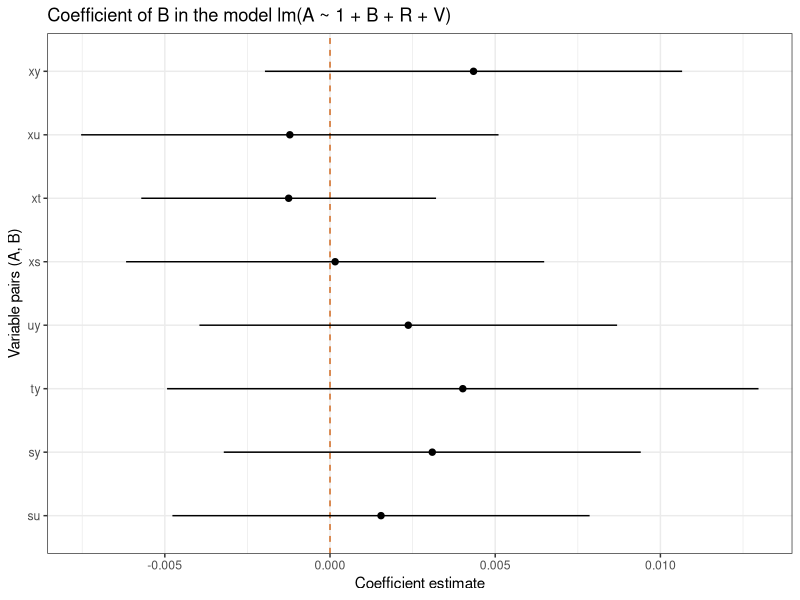
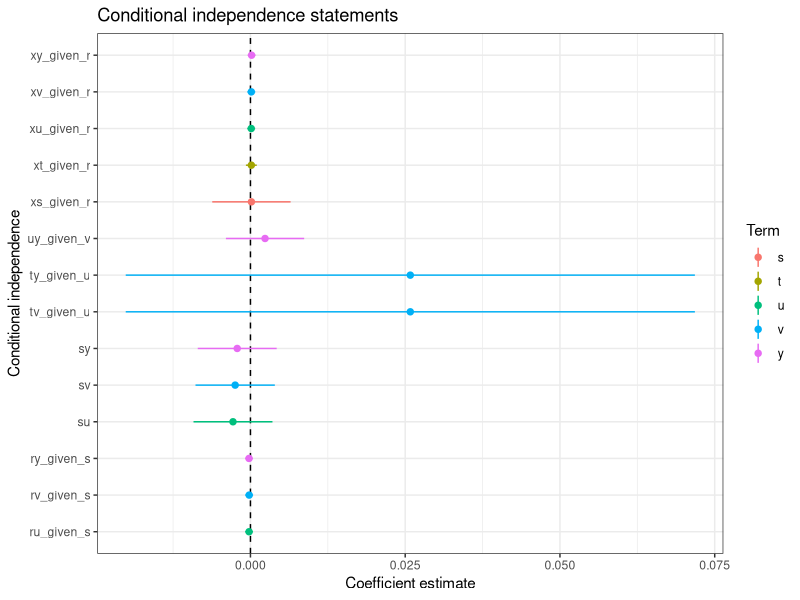
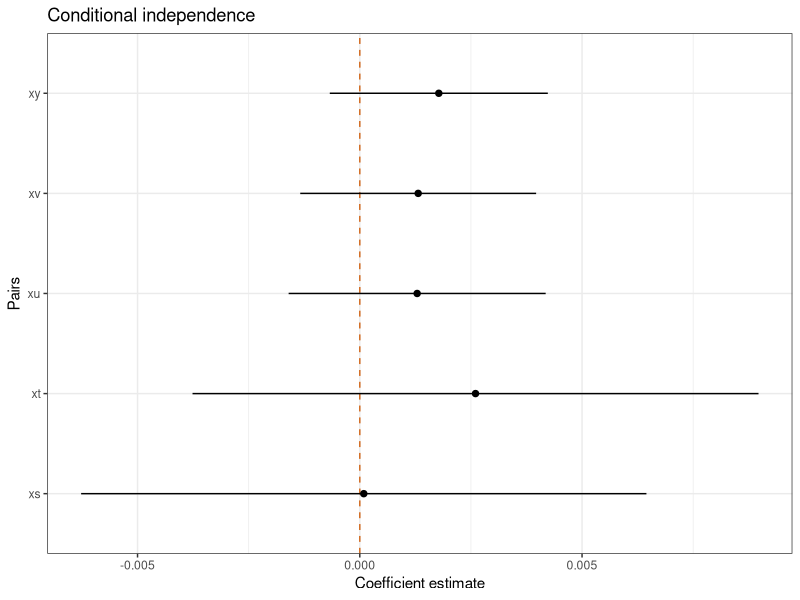
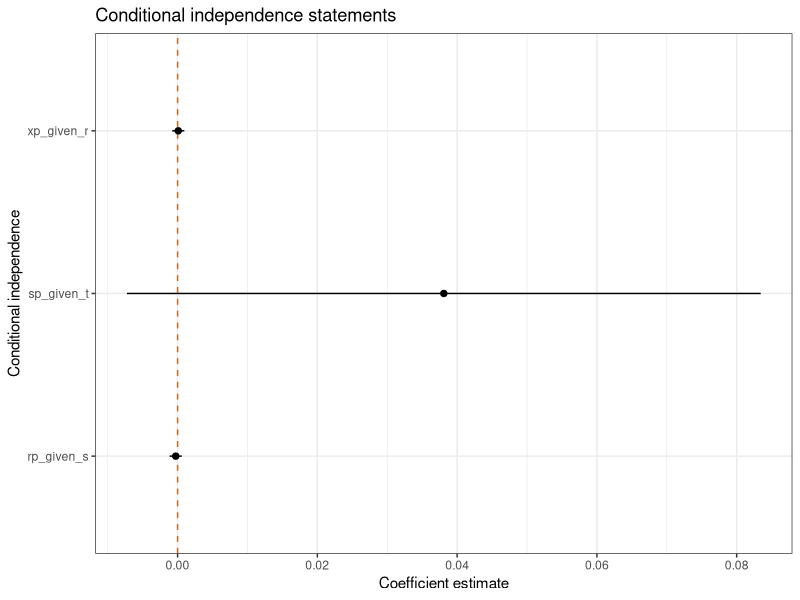
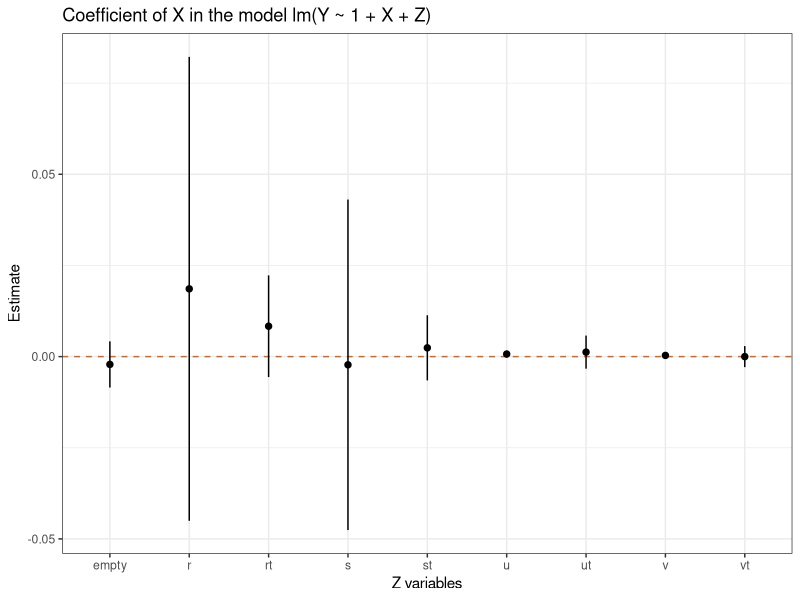
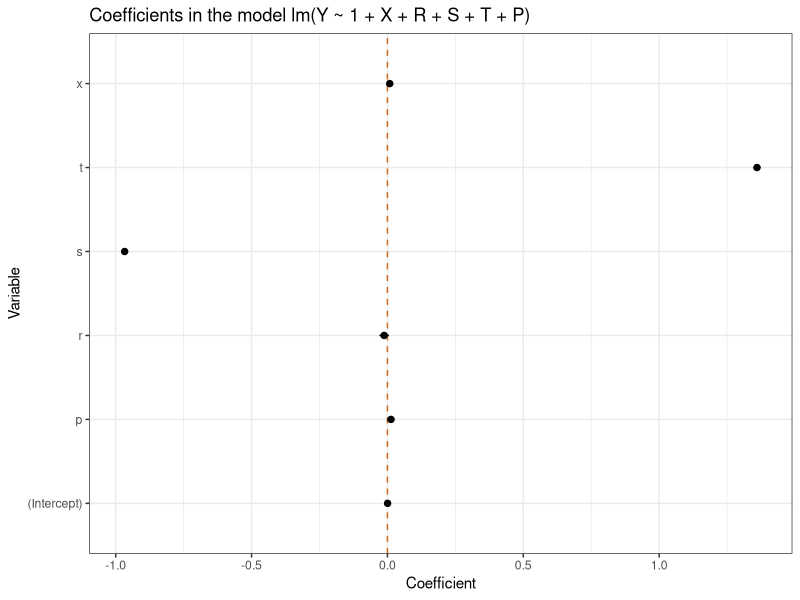

Here is the R script that generated these plots, in order:
## ---- chunk 1
knitr::opts_chunk$set(
  echo = TRUE,
  comment = NA,
  message = FALSE,
  warning = FALSE,
  error = TRUE,
  # cache = TRUE,
  dev = "svglite"
)

library(tidyverse)
library(scales)
library(kableExtra)

theme_set(theme_bw())
 
## ---- chunk 2
set.seed(844909)

N <- 100000

df <- tibble(
  x = rnorm(N, 0, 1),
  r = x + rnorm(N, 0, 0.1),
  s = r + rnorm(N, 0, 0.1),
  v = rnorm(N, 0, 1),
  y = v + rnorm(N, 0, 0.1),
  u = v + rnorm(N, 0, 0.1),
  t = sqrt(0.5) * s + sqrt(0.5) * u + rnorm(N, 0, 0.1),
  p = t + rnorm(N, 0, 0.1)
)
## ---- chunk 3
part_a <- list(
    xs = formula(x ~ 1 + r + v + s),
    xt = formula(x ~ 1 + r + v + t),
    xu = formula(x ~ 1 + r + v + u),
    xy = formula(x ~ 1 + r + v + y),
    su = formula(s ~ 1 + r + v + u),
    sy = formula(s ~ 1 + r + v + y),
    ty = formula(t ~ 1 + r + v + y),
    uy = formula(u ~ 1 + r + v + y)
  ) %>% 
  map(lm, df) %>% 
  map_dfr(broom::tidy, .id = 'model') %>% 
  filter(!(term %in% c('(Intercept)', 'r', 'v'))) %>%
  transmute(
    model,
    term,
    lower = estimate - 2 * std.error, 
    estimate,
    upper = estimate + 2 * std.error
  ) 
## ---- chunk 4
part_a %>% 
  arrange(desc(term), model) %>% 
  ggplot() +
  aes(x = model, ymin = lower, y = estimate, ymax = upper) +
  geom_hline(yintercept = 0, linetype = 'dashed', colour = 'chocolate') +
  geom_pointrange(size = 0.3) +
  labs(
    x = 'Variable pairs (A, B)',
    y = 'Coefficient estimate',
    title = 'Coefficient of B in the model lm(A ~ 1 + B + R + V)'
  ) +
  coord_flip()

## ---- chunk 5
part_b <- list(
    xs_given_r = formula(x ~ 1 + s + r),
    xt_given_r = formula(x ~ 1 + t + r),
    xu_given_r = formula(x ~ 1 + u + r),
    xv_given_r = formula(x ~ 1 + v + r),
    xy_given_r = formula(x ~ 1 + y + r),
    rt_given_s = formula(r ~ 1 + r + s),
    ru_given_s = formula(r ~ 1 + u + s),
    rv_given_s = formula(r ~ 1 + v + s),
    ry_given_s = formula(r ~ 1 + y + s),
    su = formula(s ~ 1 + u),
    sv = formula(s ~ 1 + v),
    sy = formula(s ~ 1 + y),
    tv_given_u = formula(t ~ 1 + v + u),
    ty_given_u = formula(t ~ 1 + v + u),
    uy_given_v = formula(u ~ 1 + y + v)
  ) %>% 
  map(lm, df) %>% 
  map_dfr(broom::tidy, .id = 'model') %>% 
  filter(term != '(Intercept)') %>% 
  transmute(
    model,
    term,
    lower = estimate - 2 * std.error, 
    estimate,
    upper = estimate + 2 * std.error
  ) 
## ---- chunk 6
part_b %>% 
  filter(upper < 0.5) %>% 
  ggplot() +
  aes(x = model, ymin = lower, y = estimate, ymax = upper, colour = term) +
  geom_hline(yintercept = 0, linetype = 'dashed') +
  geom_pointrange(size = 0.3) +
  labs(
    x = 'Conditional independence',
    y = 'Coefficient estimate',
    title = 'Conditional independence statements',
    colour = 'Term'
  ) +
  coord_flip() +
  # facet_grid(model ~ term) +
  NULL

## ---- chunk 7
part_c <- list(
    xs = formula(x ~ 1 + r + p + s),
    xt = formula(x ~ 1 + r + p + t),
    xu = formula(x ~ 1 + r + p + u),
    xv = formula(x ~ 1 + r + p + v),
    xy = formula(x ~ 1 + r + p + y)
  ) %>% 
  map(lm, df) %>% 
  map_dfr(broom::tidy, .id = 'model') %>% 
  filter(term != '(Intercept)', term != 'r', term != 'p') %>% 
  transmute(
    model,
    term,
    lower = estimate - 2 * std.error, 
    estimate,
    upper = estimate + 2 * std.error
  ) 
## ---- chunk 8
part_c %>% 
  filter(upper < 0.5) %>% 
  ggplot() +
  aes(x = model, ymin = lower, y = estimate, ymax = upper) +
  geom_hline(yintercept = 0, linetype = 'dashed', colour = 'chocolate') +
  geom_pointrange(size = 0.3) +
  labs(
    x = 'Pairs',
    y = 'Coefficient estimate',
    title = 'Conditional independence'
  ) +
  coord_flip() +
  # facet_grid(model ~ term) +
  NULL

## ---- chunk 9
part_d <- list(
    xp_given_r = formula(x ~ 1 + p + r),
    rp_given_s = formula(r ~ 1 + p + s),
    sp_given_t = formula(s ~ 1 + p + t)
  ) %>% 
  map(lm, df) %>% 
  map_dfr(broom::tidy, .id = 'model') %>% 
  filter(term == 'p') %>% 
  transmute(
    model,
    term,
    lower = estimate - 2 * std.error, 
    estimate,
    upper = estimate + 2 * std.error
  ) 
## ---- chunk 10
part_d %>% 
  filter(upper < 0.5) %>% 
  ggplot() +
  aes(x = model, ymin = lower, y = estimate, ymax = upper) +
  geom_hline(yintercept = 0, linetype = 'dashed', colour = 'chocolate') +
  geom_pointrange(size = 0.3) +
  labs(
    x = 'Conditional independence',
    y = 'Coefficient estimate',
    title = 'Conditional independence statements',
    colour = 'Term'
  ) +
  coord_flip() +
  NULL

## ---- chunk 11
part_e <- list(
    empty = formula(y ~ 1 + x),
    r = formula(y ~ 1 + x + r),
    s = formula(y ~ 1 + x + s),
    u = formula(y ~ 1 + x + u),
    v = formula(y ~ 1 + x + v),
    rt = formula(y ~ 1 + x + r + t),
    st = formula(y ~ 1 + x + s + t),
    ut = formula(y ~ 1 + x + u + t),
    vt = formula(y ~ 1 + x + v + t)
  ) %>% 
  map(lm, df) %>% 
  map_dfr(broom::tidy, .id = 'model') %>% 
  filter(term == 'x') %>%
  transmute(
    model,
    term,
    lower = estimate - 2 * std.error, 
    estimate,
    upper = estimate + 2 * std.error
  ) 
## ---- chunk 12
part_e %>% 
  arrange(desc(term), model) %>% 
  ggplot() +
  aes(x = model, ymin = lower, y = estimate, ymax = upper) +
  geom_hline(yintercept = 0, linetype = 'dashed', colour = 'chocolate') +
  geom_pointrange(size = 0.3) +
  labs(
    x = 'Z variables',
    y = 'Estimate',
    title = 'Coefficient of X in the model lm(Y ~ 1 + X + Z)'
  )

## ---- chunk 13
part_f <- lm(y ~ 1 + x + r + s + t + p, df) %>% 
  broom::tidy() %>% 
  transmute(
    term,
    lower = estimate - 2 * std.error, 
    estimate, 
    upper = estimate + 2 * std.error
  ) 

## ---- chunk 14
part_f %>% 
  ggplot() +
  aes(x = term, ymin = lower, y = estimate, ymax = upper) +
  geom_hline(yintercept = 0, linetype = 'dashed', colour = 'chocolate') +
  geom_pointrange(size = 0.3) +
  labs(
    x = 'Variable',
    y = 'Coefficient',
    title = 'Coefficients in the model lm(Y ~ 1 + X + R + S + T + P)'
  ) +
  coord_flip()
